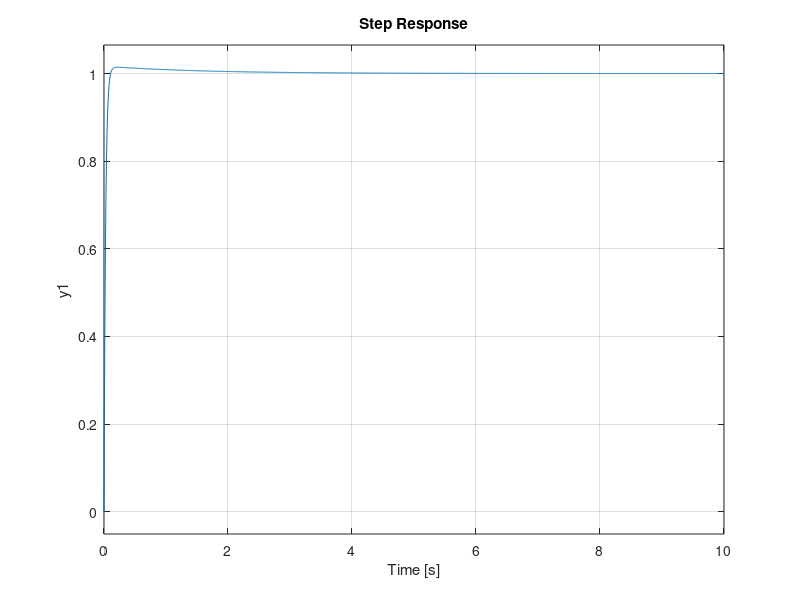
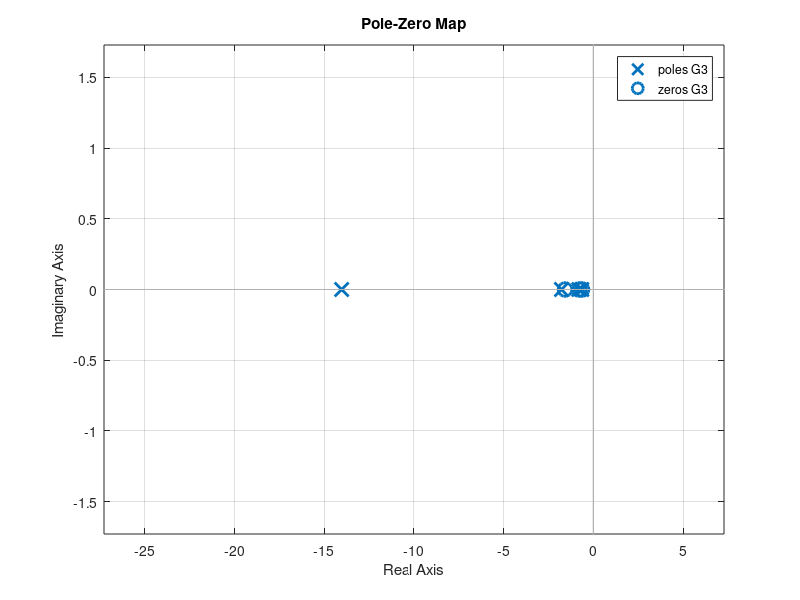
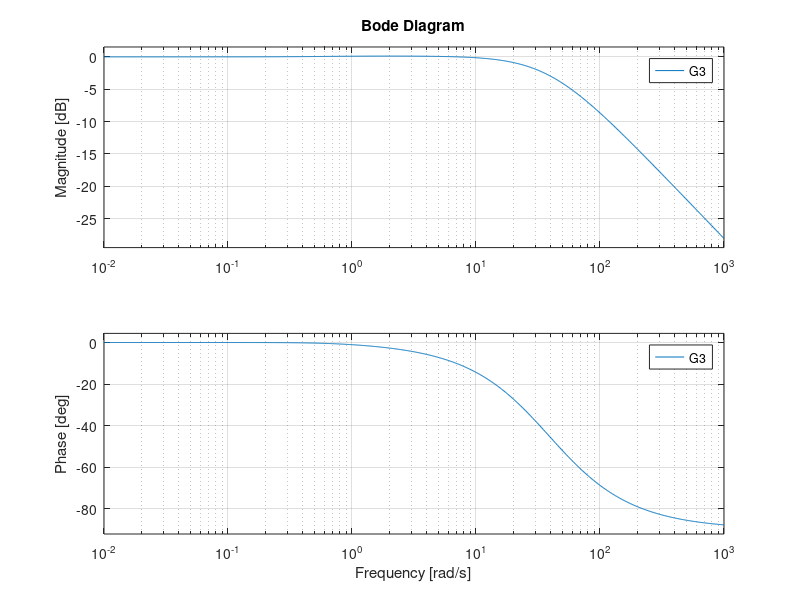

Here is the MATLAB script that generated these plots, in order:
s= tf([1 0] , 1 );

e1 = sqrt(10)/2;
e2 = sqrt(10);
e3 = 5*sqrt(10)/4;

w = 5;

G1 = (2*e1*w*s+w*w)/(s*s+2*e1*w*s+w*w);
G2 = (2*e2*w*s+w*w)/(s*s+2*e2*w*s+w*w);
G3 = (2*e3*w*s+w*w)/(s*s+2*e3*w*s+w*w);

figure(101);
hold on;
step( G1);
step( G2);
step( G3);

figure(102);
hold on;
pzmap( G1);
pzmap( G2);
pzmap( G3);

figure(103);
hold on;
bode( G1);
bode( G2);
bode( G3);

[mag, phase] = bode(G1, 1)





